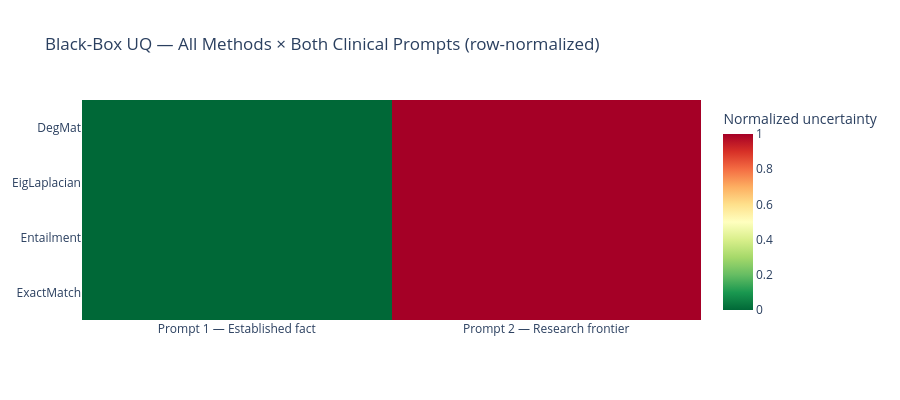

This figure's notebook cell:
### Markdown cell above
## ⚫5️⃣ Summary Dashboard

All black-box methods compared side by side across both clinical prompts. Scores are min-max normalized per technique so each row shares the same [0, 1] range -- for comparing **relative rankings**, not absolute scale.

### Code cell
import plotly.express as px

results_df = pd.DataFrame(blackbox_results)
results_df = results_df.dropna(subset=["Uncertainty"])

pivot = results_df.pivot_table(index="Technique", columns="Prompt", values="Uncertainty")
norm = pivot.sub(pivot.min(axis=1), axis=0).div((pivot.max(axis=1) - pivot.min(axis=1)).replace(0, 1), axis=0)

fig = px.imshow(
    norm.values, x=norm.columns, y=norm.index, color_continuous_scale="RdYlGn_r",
    labels=dict(color="Normalized uncertainty"), aspect="auto",
    title="Black-Box UQ — All Methods × Both Clinical Prompts (row-normalized)",
)
fig.update_layout(height=max(400, 24 * len(norm)))
fig.show()

### Figure 1 — Plotly figure (JSON) as saved in the notebook; plotly's stock layout.template omitted (floating-point values rounded to 4 significant figures)
{"data": [{"coloraxis": "coloraxis", "hovertemplate": "x: %{x}<br>y: %{y}<br>Normalized uncertainty: %{z}<extra></extra>", "name": "0", "type": "heatmap", "x": ["Prompt 1 — Established fact", "Prompt 2 — Research frontier"], "xaxis": "x", "y": ["DegMat", "EigLaplacian", "Entailment", "ExactMatch"], "yaxis": "y", "z": [[0.0, 1.0], [0.0, 1.0], [0.0, 1.0], [0.0, 1.0]]}], "layout": {"coloraxis": {"autocolorscale": false, "colorbar": {"title": {"text": "Normalized uncertainty"}}, "colorscale": [[0, "rgb(0,104,55)"], [0.1, "rgb(26,152,80)"], [0.2, "rgb(102,189,99)"], [0.3, "rgb(166,217,106)"], [0.4, "rgb(217,239,139)"], [0.5, "rgb(255,255,191)"], [0.6, "rgb(254,224,139)"], [0.7, "rgb(253,174,97)"], [0.8, "rgb(244,109,67)"], [0.9, "rgb(215,48,39)"], [1, "rgb(165,0,38)"]]}, "height": 400, "title": {"text": "Black-Box UQ — All Methods × Both Clinical Prompts (row-normalized)"}, "xaxis": {"anchor": "y", "domain": [0, 1]}, "yaxis": {"anchor": "x", "autorange": "reversed", "domain": [0, 1]}}}
